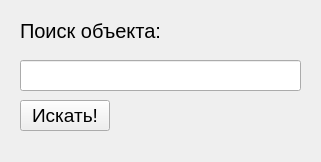
<?xml version="1.0" encoding="UTF-8"?>
<ui version="4.0">
 <class>Form</class>
 <widget class="QWidget" name="Form">
  <property name="geometry">
   <rect>
    <x>0</x>
    <y>0</y>
    <width>321</width>
    <height>162</height>
   </rect>
  </property>
  <property name="windowTitle">
   <string>Form</string>
  </property>
  <widget class="QLineEdit" name="line">
   <property name="geometry">
    <rect>
     <x>20</x>
     <y>60</y>
     <width>281</width>
     <height>31</height>
    </rect>
   </property>
   <property name="font">
    <font>
     <pointsize>9</pointsize>
    </font>
   </property>
   <property name="locale">
    <locale language="English" country="UnitedStates"/>
   </property>
  </widget>
  <widget class="QLabel" name="label">
   <property name="geometry">
    <rect>
     <x>20</x>
     <y>20</y>
     <width>281</width>
     <height>21</height>
    </rect>
   </property>
   <property name="font">
    <font>
     <pointsize>15</pointsize>
    </font>
   </property>
   <property name="text">
    <string>Поиск объекта:</string>
   </property>
  </widget>
  <widget class="QPushButton" name="btn_search">
   <property name="geometry">
    <rect>
     <x>20</x>
     <y>100</y>
     <width>90</width>
     <height>31</height>
    </rect>
   </property>
   <property name="font">
    <font>
     <pointsize>14</pointsize>
    </font>
   </property>
   <property name="text">
    <string>Искать!</string>
   </property>
  </widget>
 </widget>
 <resources/>
 <connections/>
</ui>
